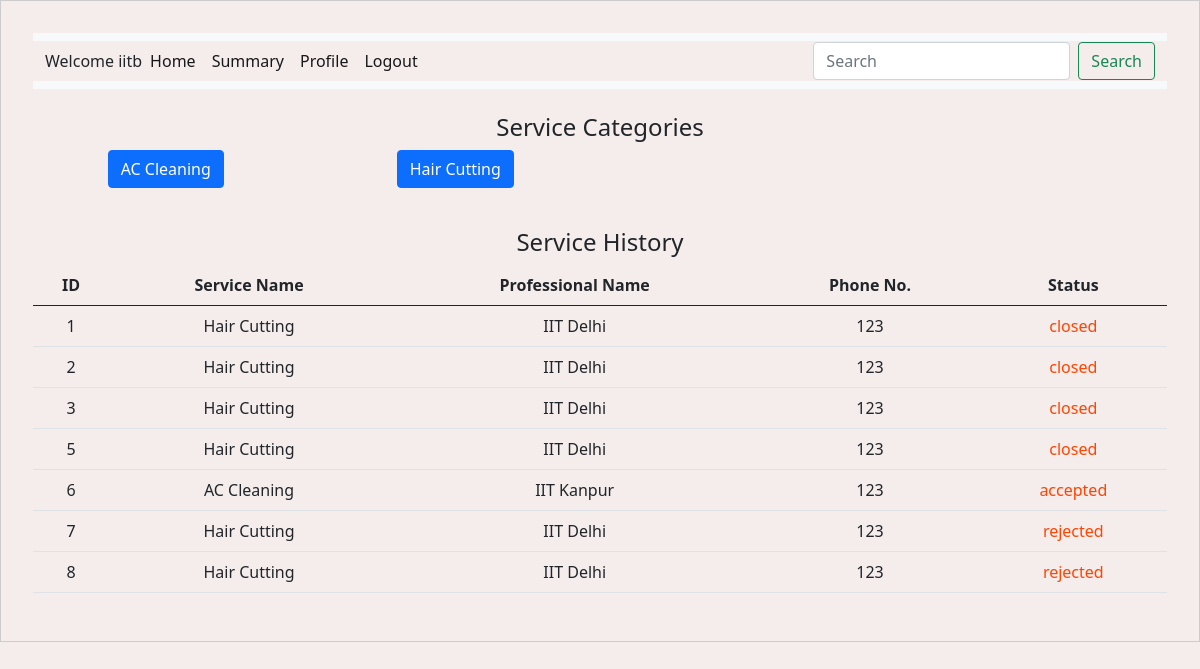
The app's page /customer_dashboard (signed in), older data.
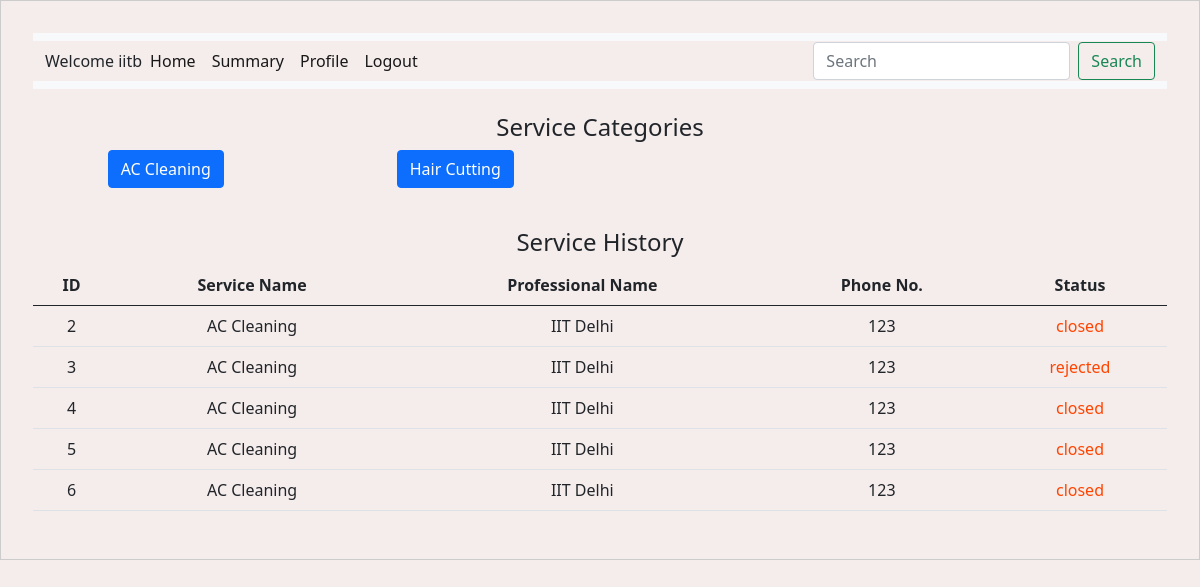
The same page, newer data.
### backend/models.py (models this page shows)
class Service(db.Model):
    __tablename__ = "service"
    id = db.Column(db.Integer, primary_key=True, autoincrement=True)
    name = db.Column(db.String, nullable=False)
    base_price = db.Column(
        db.Integer, nullable=False
    )  # Changed 'price' to 'base_price'
    time_required = db.Column(db.Integer, nullable=True)
    description = db.Column(db.String, nullable=False)
    professional_services = db.relationship(
        "ProfessionalService", back_populates="service"
    )

class Service_Request(db.Model):
    __tablename__ = "service_request"
    id = db.Column(db.Integer, primary_key=True, autoincrement=True)
    service_id = db.Column(db.Integer, db.ForeignKey("service.id"), nullable=False)
    customer_id = db.Column(db.Integer, db.ForeignKey("customer.id"), nullable=False)
    professional_id = db.Column(
        db.Integer, db.ForeignKey("service_professional.id"), nullable=False
    )
    date_of_request = db.Column(db.DateTime, nullable=False, default=datetime.utcnow)
    date_of_completion = db.Column(db.DateTime)
    service_status = db.Column(
        db.String, nullable=False
    )  # e.g., 'requested', 'assigned', 'closed'
    remarks = db.Column(db.String)
    rating = db.Column(db.Integer, nullable=True)  # Added this line for the rating
    service = db.relationship(
        "Service",
        backref=db.backref(
            "service_requests",
            lazy=True,
        ),
    )
    customer = db.relationship(
        "Customer", backref=db.backref("service_requests", lazy=True)
    )
    professional = db.relationship(
        "Service_Professional",
        backref=db.backref("service_requests", lazy=True, cascade="all, delete-orphan"),
    )

class Service_Professional(db.Model):
    __tablename__ = "service_professional"
    id = db.Column(db.Integer, primary_key=True, autoincrement=True)
    username = db.Column(db.String, unique=True, nullable=False)
    password = db.Column(db.String, nullable=False)
    name = db.Column(db.String, nullable=False)
    service_type = db.Column(
        db.String, nullable=False
    )  # nullable true done for some reason
    experience = db.Column(db.Integer, nullable=False)
    phone_no = db.Column(db.Integer, nullable=False)
    email = db.Column(db.String, unique=True, nullable=False)
    address = db.Column(db.String, nullable=False)
    pin_code = db.Column(db.String, nullable=False)
    verified_status = db.Column(db.String, nullable=True)
    document = db.Column(db.String, nullable=True)  # Column to store document path
    custom_services = db.relationship(
        "ProfessionalService",
        back_populates="professional",
        lazy=True,
        cascade="all, delete-orphan",
    )

### backend/controller.py (the view)
@app.route("/customer_dashboard")
def customer_dashboard():
    customer_id = session.get("customer_id")
    if not customer_id:
        return redirect(url_for("user_login"))
    services = Service.query.all()
    service_requests = Service_Request.query.filter_by(customer_id=customer_id).all()
    return render_template(
        "customer_dashboard.html",
        services=services,
        service_requests=service_requests,
        customer=session.get("username"),  # Assuming customer_name is stored in session
    )

### templates/customer_dashboard.html (shortened to what this page needs)
<!DOCTYPE html>
<html lang="en">
<head>
    <link rel="stylesheet" href="/static/style.css" />
    <link href="https://cdn.jsdelivr.net/npm/bootstrap@5.0.2/dist/css/bootstrap.min.css" rel="stylesheet" />
</head>
<body>
    <div id="container">
        <div id="panel">
            <nav class="navbar navbar-expand-lg navbar-light bg-light">
                <div class="container-fluid">
                    <label>Welcome {{ customer }}</label>
                    <div class="collapse navbar-collapse" id="navbarSupportedContent">
                        <ul class="navbar-nav me-auto mb-2 mb-lg-0">
                            <li class="nav-item">
                                <a class="nav-link active" aria-current="page" href="#">Home</a>
                            </li>
                            <li class="nav-item">
                                <a class="nav-link active" aria-current="page" href="#">Summary</a>
                            </li>
                            <a class="nav-link active" aria-current="page" href="#">Profile</a>
                            <li class="nav-item">
                                <a class="nav-link active" aria-current="page" href="{{ url_for('logout') }}">Logout</a>
                            </li>
                        </ul>
                        <form class="d-flex" action="{{ url_for('search_service') }}" method="GET">
                            <input class="form-control me-2" type="search" placeholder="Search" aria-label="Search"
                                name="query" />
                            <button class="btn btn-outline-success" type="submit">Search</button>
                        </form>
                    </div>
                </div>
            </nav>
            <h4 class="mt-4">Service Categories</h4>
            <div class="row">
                {% for service in services %}
                <div class="col-md-3 mb-3">
                    <a href="{{ url_for('get_service_professionals', service_id=service.id) }}"
                        class="btn btn-primary btn-block">
                        {{ service.name }}
                    </a>
                </div>
                {% endfor %}
            </div>
            <h4 class="mt-4">Service History</h4>
            <table class="table">
                <thead>
                    <tr>
                        <th>ID</th>
                        <th>Service Name</th>
                        <th>Professional Name</th>
                        <th>Phone No.</th>
                        <th>Status</th>
                    </tr>
                </thead>
                <tbody>
                    {% for request in service_requests %}
                    <tr>
                        <td>{{ request.id }}</td>
                        <td>{{ request.service.name }}</td>
                        <td>{{ request.professional.name }}</td>
                        <td>{{ request.professional.phone_no }}</td>
                        <td style="color: orangered;">
                            {{ request.service_status }}
                        </td>
                    </tr>
                    {% endfor %}
                </tbody>
            </table>
        </div>
    </div>
</body>
</html>

### static/style.css (style rules this page uses)
* { margin: 0; background-color: #f5ecec; }
#panel { width: auto; margin: auto; height: auto; text-align: center; padding: 2vh; border: 0px solid black; border-radius: 10px; }
#container { width: auto; margin: auto; padding: 2vh; border: 1px solid #ccc; }
a { color: black; }

Row changes from the older to the newer data that the page shows:
removed Service_Request: id "1", service.name "Hair Cutting", professional.name "IIT Delhi", professional.phone_no "123", service_status "closed"
removed Service_Request: id "7", service.name "Hair Cutting", professional.name "IIT Delhi", professional.phone_no "123", service_status "rejected"
removed Service_Request: id "8", service.name "Hair Cutting", professional.name "IIT Delhi", professional.phone_no "123", service_status "rejected"
changed Service_Request id 2: service.name "Hair Cutting" → "AC Cleaning"
changed Service_Request id 3: service.name "Hair Cutting" → "AC Cleaning"; service_status "closed" → "rejected"
added Service_Request: id "4", service.name "AC Cleaning", professional.name "IIT Delhi", professional.phone_no "123", service_status "closed"
changed Service_Request id 5: service.name "Hair Cutting" → "AC Cleaning"
changed Service_Request id 6: professional.name "IIT Kanpur" → "IIT Delhi"; service_status "accepted" → "closed"
